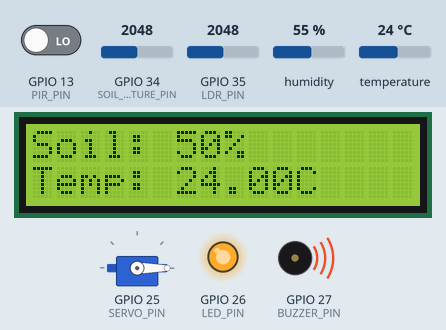
The sketch below on a simulated ESP32. Shown: servo, 16×2 character LCD, output pins drawn as LEDs (lit = HIGH), buzzer (waves = sounding, pin HIGH). The inputs (shaded band) are chosen by the test bench; at power-on: GPIO 34 (SOIL_MOISTURE_PIN) = 2048, GPIO 35 (LDR_PIN) = 2048, temperature 24 °C, GPIO 13 (PIR_PIN) LOW, humidity 55 %. WiFi joins after 1.5 s; servers stay silent unless stated; what the sketch prints to the serial monitor is not drawn.

Above: at 4.5 s.
4.6 s: GPIO 34 (SOIL_MOISTURE_PIN) set to 2856
At 6.7 s:
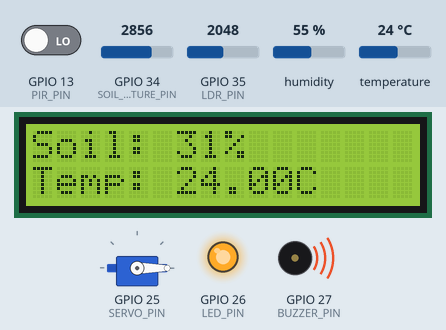
7.4 s: GPIO 34 (SOIL_MOISTURE_PIN) set to 2960
At 9.1 s:
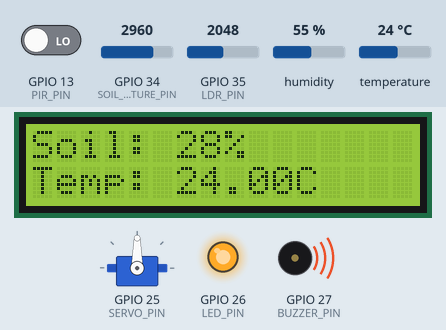
9.4 s: GPIO 35 (LDR_PIN) set to 1070
11.1 s: GPIO 35 (LDR_PIN) set to 984
At 13.1 s:
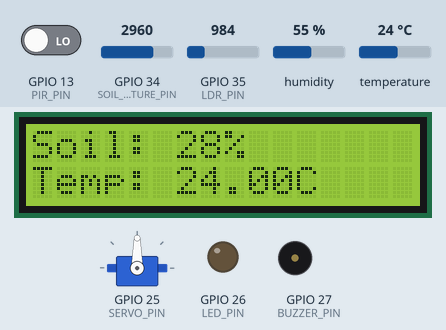
13.4 s: temperature set to 12 °C
At 16.3 s:
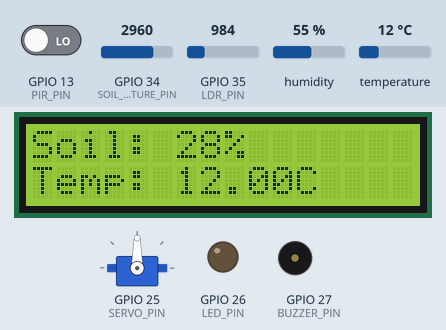
17.4 s: GPIO 34 (SOIL_MOISTURE_PIN) set to 1228
At 18.2 s:
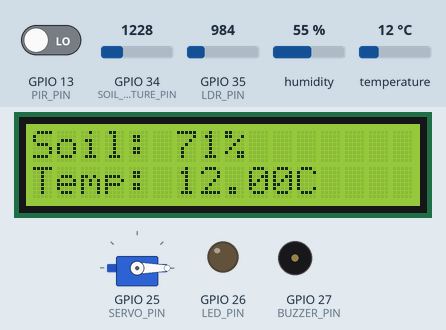
Timing chart, 0 to 20.4 s (numbered marks = the images above; inputs shaded):
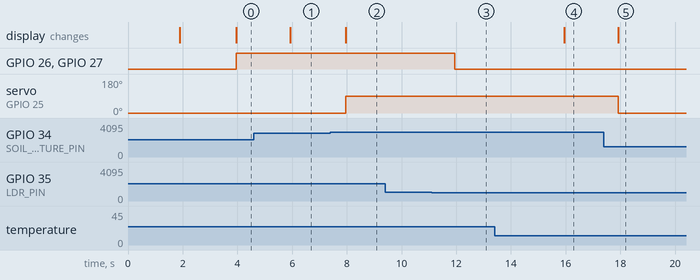

The sketch:

smartAgri.ino
```cpp
#define BLYNK_TEMPLATE_ID "TMPL3hTfQCFtJ"
#define BLYNK_TEMPLATE_NAME "Smart Agriculture"
#define BLYNK_PRINT Serial

#include <WiFi.h>
#include <BlynkSimpleEsp32.h>
#include <DHT.h>
#include <ESP32Servo.h>
#include <Wire.h>
#include <LiquidCrystal_I2C.h>

// 🔹 Blynk Credentials
char auth[] = "ZDrUYjsJCyBG8ynC0seWgL99Webx-P84";
char ssid[] = "Lalala";
char pass[] = "123456789";

// 🔹 Sensor & Actuator Pins
#define SOIL_MOISTURE_PIN 34
#define DHT_PIN 4
#define LDR_PIN 35
#define PIR_PIN 13
#define BUZZER_PIN 27
#define LED_PIN 26
#define SERVO_PIN 25

LiquidCrystal_I2C lcd(0x27, 16, 2);

// 🔹 DHT Sensor Setup
#define DHT_TYPE DHT11
DHT dht(DHT_PIN, DHT_TYPE);

// 🔹 Servo Motor
Servo waterGate;

// 🔹 Blynk Virtual Pins
#define V_SOIL V0
#define V_TEMP V1
#define V_HUMIDITY V2
#define V_LDR V3
#define V_PIR V4
#define V_BUZZER V5
#define V_LED V6
#define V_SERVO V7

// 🔹 Blynk Timer
BlynkTimer timer;

// 🔹 WiFi Reconnect Function
void checkWiFi() {
    if (WiFi.status() != WL_CONNECTED) {
        Serial.print("Reconnecting WiFi...");
        WiFi.begin(ssid, pass);
        int attempt = 0;
        while (WiFi.status() != WL_CONNECTED && attempt < 10) {
            delay(500);
            Serial.print(".");
            attempt++;
        }
        if (WiFi.status() == WL_CONNECTED) {
            Serial.println("\nWiFi Reconnected!");
            Blynk.connect();
        } else {
            Serial.println("\nWiFi Failed! Retrying in 10 sec...");
        }
    }
}

// 🔹 Setup Function
void setup() {
    Serial.begin(115200);

    // 🔹 Initialize Sensors
    dht.begin();
    pinMode(SOIL_MOISTURE_PIN, INPUT);
    pinMode(LDR_PIN, INPUT);
    pinMode(PIR_PIN, INPUT);

    // 🔹 Initialize Actuators
    pinMode(BUZZER_PIN, OUTPUT);
    pinMode(LED_PIN, OUTPUT);
    waterGate.attach(SERVO_PIN);
    waterGate.write(0);

    // 🔹 Connect to WiFi
    WiFi.begin(ssid, pass);
    Serial.print("Connecting to WiFi");
    while (WiFi.status() != WL_CONNECTED) {
        delay(500);
        Serial.print(".");
    }
    Serial.println("\nWiFi Connected!");

    // 🔹 Connect to Blynk
    Blynk.config(auth);
    Blynk.connect();

    // 🔹 LCD Setup
    lcd.begin();  // ✅ Fix: Use lcd.init() instead of lcd.begin()
    lcd.backlight();
    lcd.setCursor(0, 0);
    lcd.print("ESP32 Smart Agri");
    lcd.setCursor(0, 1);
    lcd.print("LCD Connected!");

    // 🔹 Set Timer to Read Sensors Every 2 Seconds
    timer.setInterval(2000L, readSensors);
}

// 🔹 Main Loop (Non-Blocking)
void loop() {
    Blynk.run();
    timer.run();
    checkWiFi(); // ✅ Auto-reconnect WiFi
}

// 🔹 Read Sensor Data & Send to Blynk
void readSensors() {
    int soilMoisture = analogRead(SOIL_MOISTURE_PIN);
    float temp = dht.readTemperature();
    float humidity = dht.readHumidity();
    int ldrValue = analogRead(LDR_PIN);
    int pirMotion = digitalRead(PIR_PIN);

    // ✅ Fix: NaN (Not a Number) Check for DHT Sensor
    if (isnan(temp) || isnan(humidity)) {
        Serial.println("⚠️ DHT Sensor Failed! Skipping Data...");
        return;
    }

    // 🔹 Convert Soil Moisture to %
    int soilMoisturePercent = map(soilMoisture, 0, 4095, 100, 0);
    soilMoisturePercent = constrain(soilMoisturePercent, 0, 100);

    // 🔹 Print Sensor Values
    Serial.print("🌱 Soil Moisture: "); Serial.print(soilMoisturePercent); Serial.println("%");
    Serial.print("🌡️ Temperature: "); Serial.print(temp); Serial.println("°C");
    Serial.print("💧 Humidity: "); Serial.print(humidity); Serial.println("%");
    Serial.print("☀️ LDR Value: "); Serial.println(ldrValue);
    Serial.print("🚶 PIR Motion: "); Serial.println(pirMotion);

    // 🔹 Send Data to Blynk
    Blynk.virtualWrite(V_SOIL, soilMoisturePercent);
    Blynk.virtualWrite(V_TEMP, temp);
    Blynk.virtualWrite(V_HUMIDITY, humidity);
    Blynk.virtualWrite(V_LDR, ldrValue);
    Blynk.virtualWrite(V_PIR, pirMotion);

    // 🔹 Update LCD Display
    lcd.clear();
    lcd.setCursor(0, 0);
    lcd.print("Soil: ");
    lcd.print(soilMoisturePercent);
    lcd.print("% ");

    lcd.setCursor(0, 1);
    lcd.print("Temp: ");
    lcd.print(temp);
    lcd.print("C");

    // 🔹 Smart Water Gate Control
    if (soilMoisturePercent < 30) {
        waterGate.write(90);
        Blynk.virtualWrite(V_SERVO, 90);
        Serial.println("🚰 Watering Plants!");
    } else {
        waterGate.write(0);
        Blynk.virtualWrite(V_SERVO, 0);
        Serial.println("✅ Soil Moisture OK!");
    }

    // 🔹 Bird Scare Feature (Using PIR)
    if (pirMotion == HIGH|| ldrValue>1024) {
        digitalWrite(BUZZER_PIN, HIGH);
        digitalWrite(LED_PIN, HIGH);
        Blynk.virtualWrite(V_BUZZER, 1);
        Blynk.virtualWrite(V_LED, 1);
        Serial.println("⚠️ Motion Detected! Bird Scare ON");
    } else {
        digitalWrite(BUZZER_PIN, LOW);
        digitalWrite(LED_PIN, LOW);
        Blynk.virtualWrite(V_BUZZER, 0);
        Blynk.virtualWrite(V_LED, 0);
    }
}

// 🔹 Blynk App Manual Control for Servo Motor
BLYNK_WRITE(V_SERVO) {
    int angle = param.asInt();
    waterGate.write(angle);
}
```

Measured:
- the behaviour switches between 2907 and 2908 on GPIO 34 (SOIL_MOISTURE_PIN) (found by bisection; images 1 and 2)
- the behaviour switches between 1025 and 1024 on GPIO 35 (LDR_PIN) (found by bisection; images 2 and 3)
- after the input at 4.6 s, the display: changes after 1.3 s (image 1)
- after the input at 7.4 s, servo on GPIO 25 (SERVO_PIN): 0° → 90° after 0.55 s; the display: changes after 0.55 s (image 2)
- after the input at 9.4 s, every drawn part: stays the same
- after the input at 11.1 s, GPIO 26 (LED_PIN), GPIO 27 (BUZZER_PIN): HIGH → LOW after 0.85 s
- after the input at 13.4 s, the display: changes after 2.6 s (image 4)
- after the input at 17.4 s, servo on GPIO 25 (SERVO_PIN): 90° → 0° after 0.53 s; the display: changes after 0.53 s (image 5)
